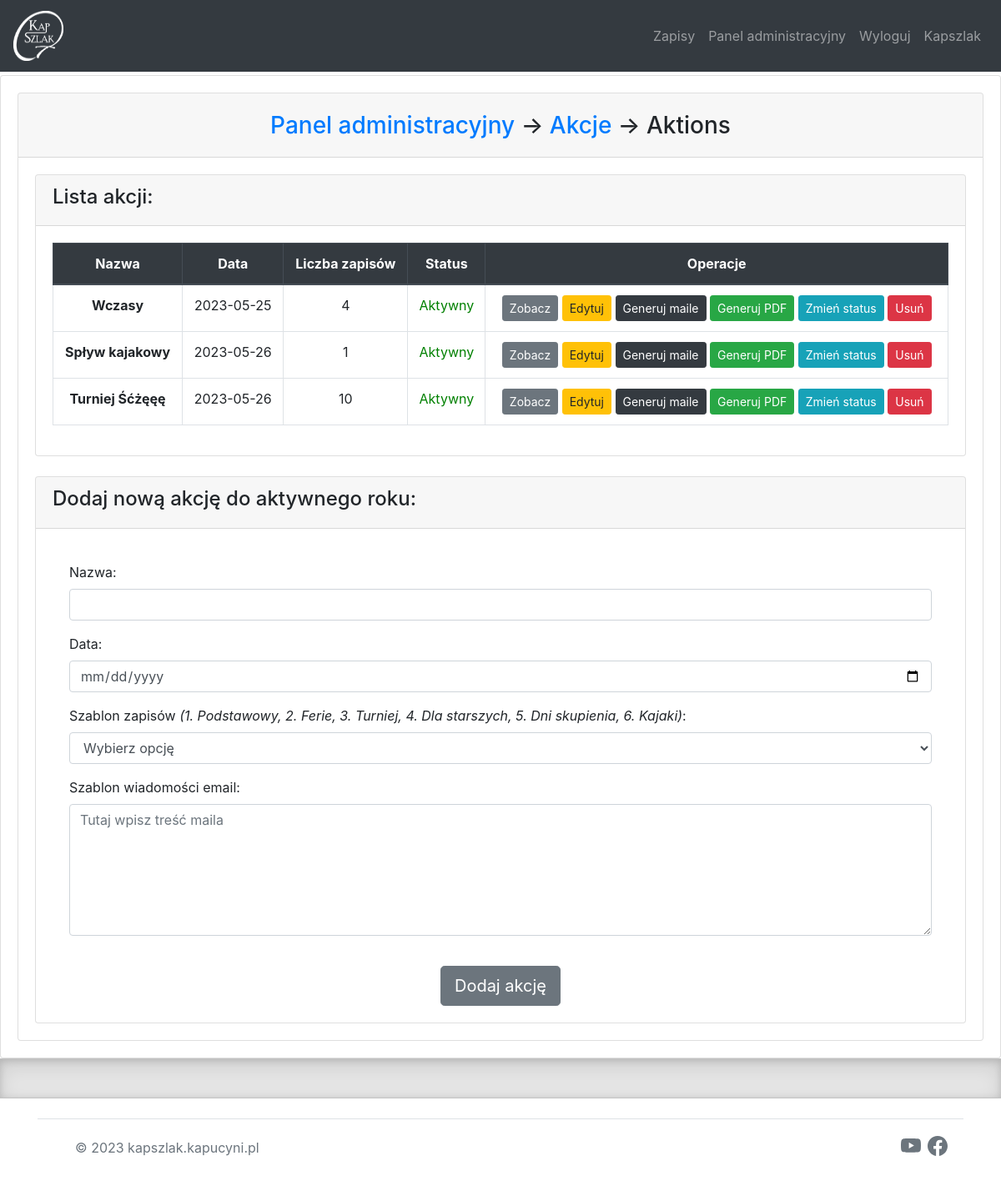
The page /dashboard/edityear (signed in) on the database its author committed.
### website/models.py (models this page shows)
class Year(db.Model):
    id = db.Column(db.Integer, primary_key=True)
    name = db.Column(db.String(300))
    event_num = db.Column(db.Integer)
    is_active = db.Column(db.Boolean, default=True, nullable=False)
    first_add = db.Column(db.Boolean, default=False, nullable=False)
    events = db.relationship('Events', backref='year')

class Events(db.Model):
    id = db.Column(db.Integer, primary_key=True)
    year_id = db.Column(db.Integer, db.ForeignKey('year.id'))
    signup = db.relationship('Signup', backref='events')
    name = db.Column(db.String(300))
    date  = db.Column(db.Date)
    temp_id = db.Column(db.Integer)
    is_active = db.Column(db.Boolean, default=True, nullable=False)
    mail_temp = db.Column(db.String(1000))

### website/views.py (the view)
@views.route('/dashboard/edityear', methods=['GET', 'POST'])
@login_required
def edit_year():
    years = Year.query.all()
    if years:
        for item in years:
            if item.is_active:
                year = item
        if year.is_active:
            lst_events = year.events
            lst_events = sorted(lst_events, key=lambda event: event.date)
            if request.method == 'POST':
                tup = db_new_event(year)
                if tup[0]:
                    return redirect(url_for('views.edit_year'))
                else:
                    return render_template('edityear.html', years=Year.query.all(), year=year, user=current_user, lst_events=lst_events, backup=tup[1])
            return render_template('edityear.html', years=Year.query.all(), year=year, user=current_user, lst_events=lst_events)
        else:
            flash('Brak aktywnej listy akcji', category='error')
            return redirect(url_for('views.add_year'))
    else:
        flash('Najpierw dodaj rok', category='error')
        return redirect(url_for('views.add_year'))

### website/templates/edityear.html (shortened to what this page needs)
{% extends "base.html" %}
{% block content %}
	{% if year %}
<div class="card">
	<div class="card-body">
		<div class="card">
			<div class="card-header">
				<h3 align="center"><a href ='/dashboard'>Panel administracyjny</a> -> <a href='/dashboard/events'>Akcje</a> -> {{ year.name }}</h3>
			</div>
		  	<div class="card-body">
				  <div class="card">
				  	<div class="card-header">
				  		<h4>Lista akcji:</h4>
				  	</div>
				    <div class="card-body">
				      <table class="table table-bordered">
                          <thead class="thead-dark" align="center">
                            <tr>
                              <th scope="col">Nazwa</th>
                              <th scope="col">Data</th>
                              <th scope="col">Liczba zapisów</th>
                              <th scope="col">Status</th>
                              <th scope="col">Operacje</th>
                            </tr>
                          </thead>
                          <tbody align="center">
                          {% for event in lst_events%}
                            <tr>
                              <th scope="row">{{ event.name }}</th>
                              <td>{{ event.date }}</td>
                              <td>{{ event.signup|length }}</td>
                              <td>{% if event.is_active %}<font color="green">Aktywny</font>{% else %}<font color="red">Nieaktywny{% endif %}</font></td>
                              <td><a href="/dashboard/eventview?event_id={{ event.id }}"><button type="button" class="btn btn-secondary btn-sm">Zobacz</button></a>
							  <a href="/dashboard/editevent?event_id={{ event.id }}"><button type="button" class="btn btn-warning btn-sm">Edytuj</button></a>
							  <a href="/dashboard/mail?event_id={{ event.id }}"><button type="button" class="btn btn-dark btn-sm">Generuj maile</button></a>
							  <a href="/pdf?event_id={{ event.id }}"><button type="button" class="btn btn-success btn-sm">Generuj PDF</button></a>
							  <a href="/event-status/{{ event.id }}"><button type="button" class="btn btn-info btn-sm">Zmień status</button></a>
							  <a href="/delete?event_id={{ event.id }}"><button type="button" class="btn btn-danger btn-sm">Usuń</button></a>
							  </td>
                            </tr>
                            {% endfor %}
                          </tbody>
                        </table>
					</div>
				</div>
				<br>
				  <div class="card">
				  	<div class="card-header">
				  		<h4>Dodaj nową akcję do aktywnego roku:</h4>
				  	</div>
				    <div class="card-body">
				      <form method="POST">
		  		<div class="card-body">
				<div class="form-group">
					<label for="name">Nazwa:</label>
					 	<input
					      type="text"
					      class="form-control"
					      id="name"
					      name="name"
					      required="required"
					      value = "{% if backup %}{{ backup.name }}{% endif %}"
					    />
					</div>
				<div class="form-group">
					<label for="date">Data:</label>
					 	<input
					      type="date"
					      class="form-control"
					      id="date"
					      name="date"
					      required="required"
					      value = "{% if backup %}{{ backup.date }}{% endif %}"
					    />
					</div>
					<div class="form-group">
					<label for="template">Szablon zapisów <i>(1. Podstawowy, 2. Ferie, 3. Turniej, 4. Dla starszych, 5. Dni skupienia, 6. Kajaki)</i>: </label>
					 	<select
		    			class="form-control"
		    			id="template"
		    			name="template"
		    			>
		    					{% if backup %}
		    				{% if backup.temp_id == 1 %}
					 			<option>Szablon 1</option>
					 			<option>Szablon 2</option>
		    						<option>Szablon 3</option>
		    						<option>Szablon 4</option>
		    						<option>Szablon 5</option>
		    						<option>Szablon 6</option>
		    						{% elif backup.temp_id == 2 %}
		    						<option>Szablon 2</option>
		    						<option>Szablon 1</option>
		    						<option>Szablon 3</option>
		    						<option>Szablon 4</option>
		    						<option>Szablon 5</option>
		    						<option>Szablon 6</option>
		    						{% elif backup.temp_id == 3 %}
		    						<option>Szablon 3</option>
		    						<option>Szablon 1</option>
					 				<option>Szablon 2</option>
					 				<option>Szablon 4</option>
		    						<option>Szablon 5</option>
		    						<option>Szablon 6</option>
		    						{% elif backup.temp_id == 4 %}
		    						<option>Szablon 4</option>
		    						<option>Szablon 1</option>
					 				<option>Szablon 2</option>
		    						<option>Szablon 3</option>
		    						<option>Szablon 5</option>
		    						<option>Szablon 6</option>
		    						{% elif backup.temp_id == 5 %}
		    						<option>Szablon 5</option>
		    						<option>Szablon 1</option>
					 				<option>Szablon 2</option>
		    						<option>Szablon 3</option>
		    						<option>Szablon 4</option>
		    						<option>Szablon 6</option>
		    						{% elif backup.temp_id == 6 %}
		    						<option>Szablon 6</option>
		    						<option>Szablon 1</option>
					 				<option>Szablon 2</option>
		    						<option>Szablon 3</option>
		    						<option>Szablon 4</option>
		    						<option>Szablon 5</option>
									{% else %}
									<option>Wybierz opcję</option>
		    						<option>Szablon 1</option>
					 				<option>Szablon 2</option>
		    						<option>Szablon 3</option>
		    						<option>Szablon 4</option>
		    						<option>Szablon 5</option>
		    						<option>Szablon 6</option>
		    						{% endif %}
		    				{% else %}
		    				<option>Wybierz opcję</option>
					      {% endif %}
		    		</select>
					</div>
					<div class="form-group">
					<label for="mail_temp">Szablon wiadomości email:</label>
					 	<textarea
					      class="form-control"
					      id="mail_temp"
					      name="mail_temp"
					      rows="6"
					      cols="40"
					      placeholder="Tutaj wpisz treść maila"
					    >{% if backup %}{{ backup.mail_temp }}{% endif %}</textarea>
					</div>
				</div>
				<div class="col-md-12 text-center">
					 <a href="#"><button type="submit" class="btn btn-secondary btn-lg">Dodaj akcję</button></a>
				</div>
			</form>
					</div>
				</div>
			</div>
		</div>
	</div>
</div>
{% endif %}
{% endblock %}

### website/static/css/style.css (style rules this page uses)
h3 { margin-top: 10px; }
table, th, td { border: 1px solid black; border-collapse: collapse; }

### rows shown on the page
Year: name "Aktions"
Events: name "Wczasy", date "2023-05-25", signup|length "4", is_active "Aktywny"
Events: name "Spływ kajakowy", date "2023-05-26", signup|length "1", is_active "Aktywny"
Events: name "Turniej Śćżęęę", date "2023-05-26", signup|length "10", is_active "Aktywny"
